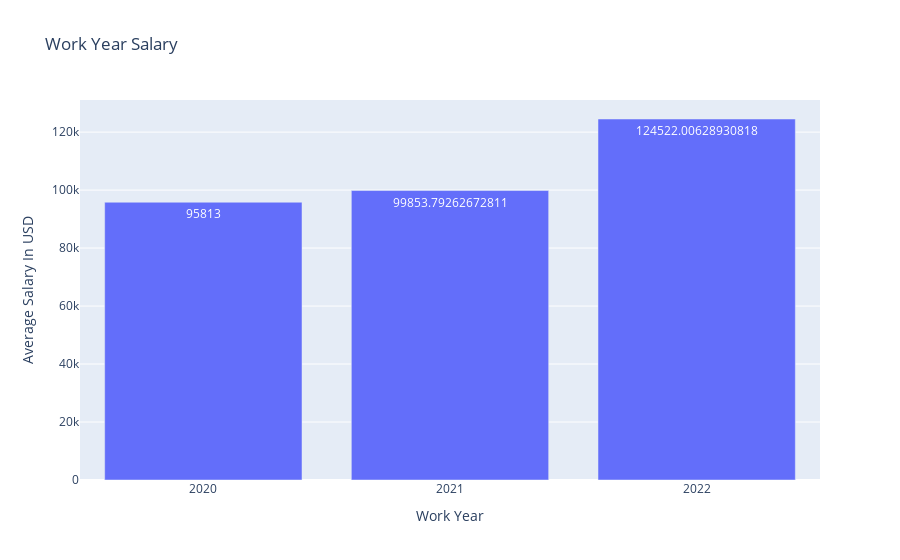

Notebook code for this chart:
### Code cell
fig=px.bar(df4_averagesalarytoyear,x='work_year',y='salary_in_usd',text=df4_averagesalarytoyear['salary_in_usd'],title='Work Year Salary')
fig.update_layout(xaxis_title='Work Year',yaxis_title='Average Salary In USD')
fig.show()

### Figure 1 — Plotly figure (JSON) as saved in the notebook; plotly's stock layout.template omitted (floating-point values rounded to 4 significant figures)
{"data": [{"alignmentgroup": "True", "hovertemplate": "work_year=%{x}<br>salary_in_usd=%{text}<extra></extra>", "legendgroup": "", "marker": {"color": "#636efa", "pattern": {"shape": ""}}, "name": "", "offsetgroup": "", "orientation": "v", "showlegend": false, "text": [95813, 99850.0, 124500.0], "textposition": "auto", "type": "bar", "x": ["2020", "2021", "2022"], "xaxis": "x", "y": [95813, 99850.0, 124500.0], "yaxis": "y"}], "layout": {"barmode": "relative", "legend": {"tracegroupgap": 0}, "title": {"text": "Work Year Salary"}, "xaxis": {"anchor": "y", "domain": [0, 1], "title": {"text": "Work Year"}}, "yaxis": {"anchor": "x", "domain": [0, 1], "title": {"text": "Average Salary In USD"}}}}
